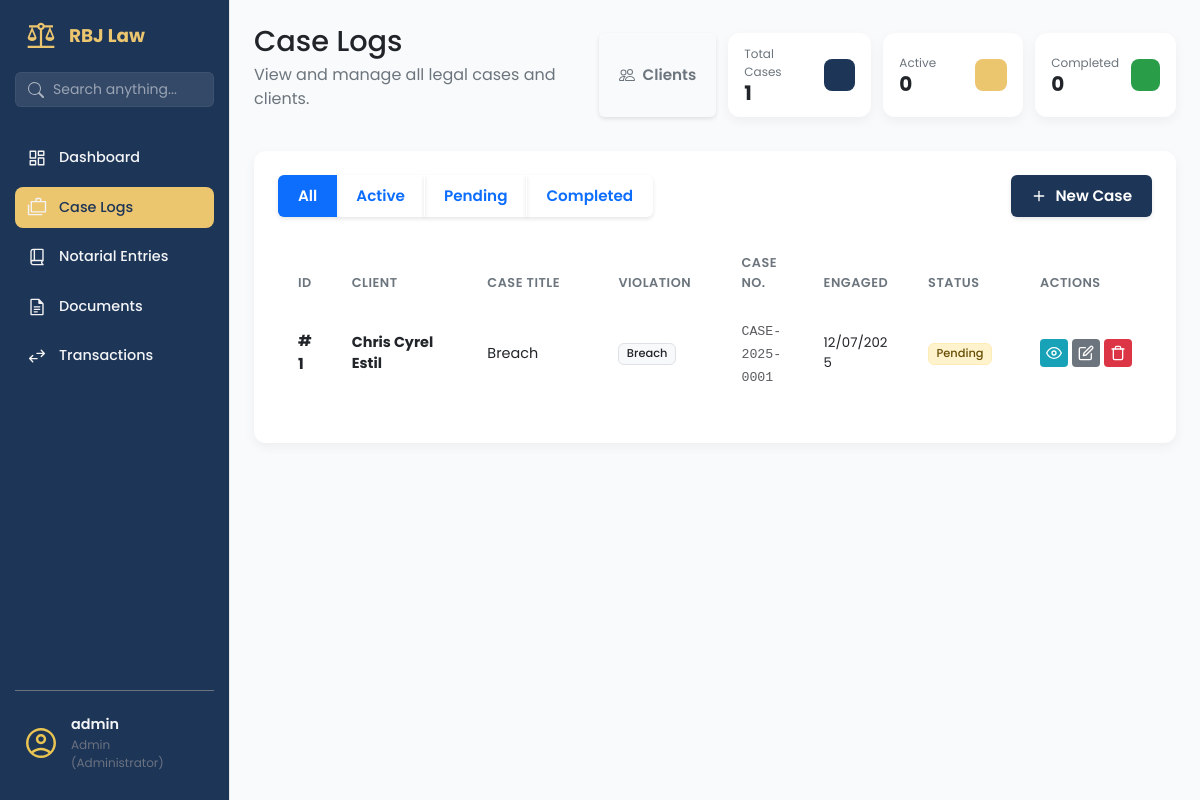
/cases/ (signed in), run on an earlier commit of the app's database.
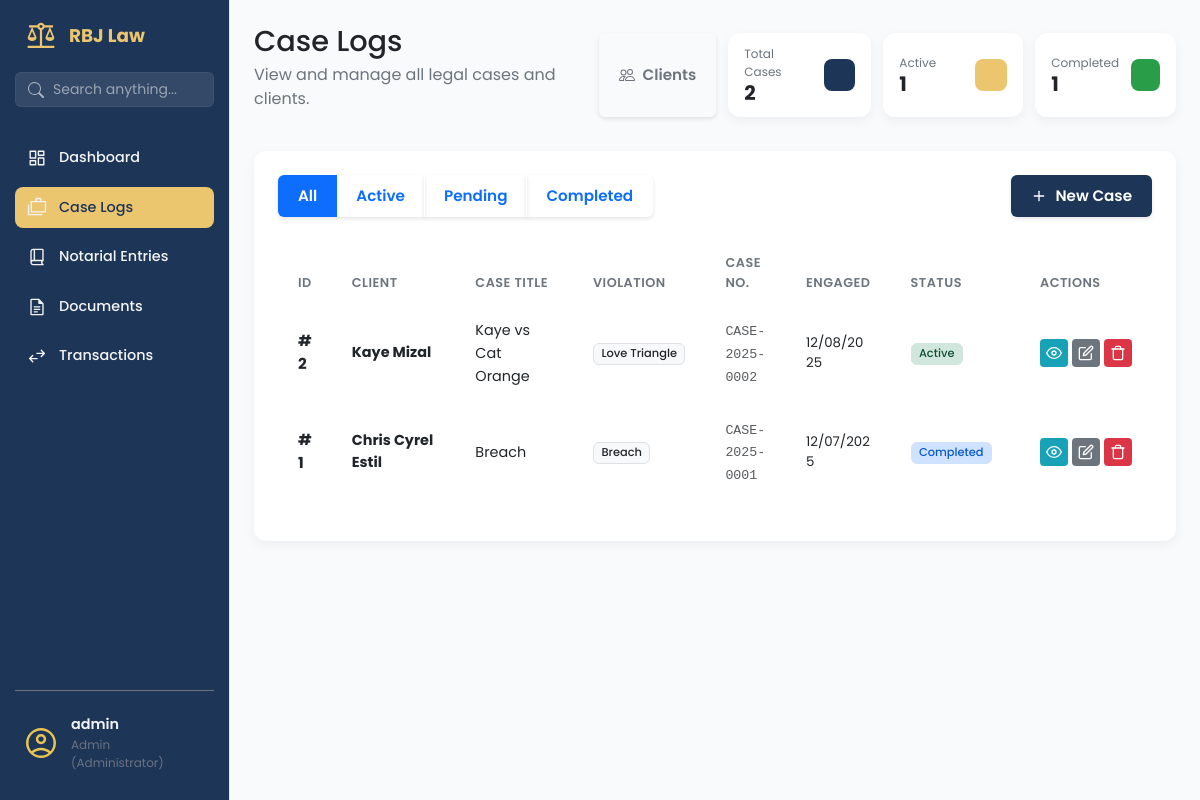
And on a later commit of the database.
### app/models/case_mdl.py (models this page shows, shortened)
class Case(db.Model):
    __tablename__ = 'cases'
    id = db.Column(db.Integer, primary_key=True)
    case_number = db.Column(db.String(100), unique=True, nullable=False)
    title = db.Column(db.String(255), nullable=False)
    case_category = db.Column(db.String(50), default='individual', nullable=False)  # 'individual' or 'corporate'
    case_type = db.Column(db.String(100), nullable=False)
    violation = db.Column(db.String(255), nullable=True)
    status = db.Column(db.String(50), default='active', nullable=False)
    engagement_date = db.Column(db.Date, nullable=False)
    filing_date = db.Column(db.Date, nullable=True)
    client_id = db.Column(db.Integer, db.ForeignKey('clients.id'), nullable=False)
    assigned_attorney_id = db.Column(db.Integer, db.ForeignKey('users.id'), nullable=True)
    created_at = db.Column(db.DateTime, default=datetime.utcnow)
    updated_at = db.Column(db.DateTime, default=datetime.utcnow, onupdate=datetime.utcnow)
    cause_of_action = db.Column(db.String(255), nullable=True)  # Add this field
    client = db.relationship('Client', backref='cases', lazy=True)
    assigned_attorney = db.relationship('User', backref='assigned_cases', lazy=True)
    schedules = db.relationship('Schedule', backref='case', lazy=True, cascade="all, delete-orphan", order_by="asc(Schedule.deadline)")

### app/models/client_mdl.py (models this page shows, shortened)
class Client(db.Model):
    __tablename__ = 'clients'
    id = db.Column(db.Integer, primary_key=True)
    client_first_name = db.Column(db.String(100), nullable=False)
    client_last_name = db.Column(db.String(100), nullable=False)
    client_address = db.Column(db.String(255), nullable=False)
    client_email = db.Column(db.String(120), nullable=False, unique=True)
    client_phone = db.Column(db.String(50))
    client_role = db.Column(db.String(50))
    notes = db.Column(db.Text)
    is_active = db.Column(db.Boolean, default=True, nullable=False)
    deleted_at = db.Column(db.DateTime, nullable=True)
    @property
    def full_name(self):
        return f"{self.client_first_name} {self.client_last_name}"

### app/routes/case_routes.py (the view)
@case_bp.route('/')
@admin_required
@login_required
def list_cases():
    status_filter = request.args.get('status', 'all')
    sort_by = request.args.get('sort_by', 'created_at')
    sort_order = request.args.get('sort_order', 'desc')
    valid_sort_columns = ['id', 'case_number', 'title', 'violation',
                         'engagement_date', 'filing_date', 'status',
                         'created_at', 'updated_at']
    if sort_by not in valid_sort_columns:
        sort_by = 'created_at'
    cases_query = Case.query
    if status_filter and status_filter != 'all':
        cases_query = cases_query.filter_by(status=status_filter)
    if sort_order == 'asc':
        cases_query = cases_query.order_by(asc(getattr(Case, sort_by)))
    else:
        cases_query = cases_query.order_by(desc(getattr(Case, sort_by)))
    cases = cases_query.all()
    total_cases = Case.query.count()
    active_count = Case.query.filter_by(status='active').count()
    completed_count = Case.query.filter_by(status='completed').count()
    pending_count = Case.query.filter_by(status='pending').count()
    return render_template('cases/list.html',
                         cases=cases,
                         total_cases=total_cases,
                         active_count=active_count,
                         completed_count=completed_count,
                         pending_count=pending_count,
                         current_status=status_filter,
                         sort_by=sort_by,
                         sort_order=sort_order)

### app/utils/permissions.py (called while the page is built)
def admin_required(f):
    @wraps(f)
    def decorated_function(*args, **kwargs):
        if not current_user.is_authenticated:
            flash('Please login to access this page.', 'error')
            return redirect(url_for('auth.login'))
        if not current_user.is_admin and current_user.role != 'admin':
            flash('Administrator access required.', 'error')
            return redirect(url_for('dashboard.dashboard_page'))
        return f(*args, **kwargs)
    return decorated_function

### app/templates/cases/list.html (shortened to what the changed rows need)
{% extends "base.html" %}
{% block content %}
<main class="dashboard-content">
    <header class="dashboard-header">
        <div>
            <h1>Case Logs </h1>
        </div>
        <div style="display: flex; justify-content: space-between; gap: 12px;">
            <div class="data-card data-card--sm">
                <div class="data-card__info">
                    <span class="data-card__title">Total Cases</span>
                    <span class="data-card__value">{{ total_cases }}</span>
                </div>
            </div>
            <div class="data-card data-card--sm">
                <div class="data-card__info">
                    <span class="data-card__title">Active</span>
                    <span class="data-card__value">{{ active_count }}</span>
                </div>
            </div>
            <div class="data-card data-card--sm">
                <div class="data-card__info">
                    <span class="data-card__title">Completed</span>
                    <span class="data-card__value">{{ completed_count }}</span>
                </div>
            </div>
        </div>
    </header>
    <section class="content-section">
        <div class="panel-card">
            <div class="table-wrapper">
                <table class="table" id="casesTable">
                    <colgroup>
                    </colgroup>
                    <thead>
                        <tr>
                            <th onclick="sortTable(0)" style="cursor: pointer;">ID</th>
                            <th onclick="sortTable(1)" style="cursor: pointer;">Client</th>
                            <th onclick="sortTable(2)" style="cursor: pointer;">Case Title</th>
                            <th onclick="sortTable(3)" style="cursor: pointer;">Violation</th>
                            <th onclick="sortTable(4)" style="cursor: pointer;">Case No.</th>
                            <th onclick="sortTable(5)" style="cursor: pointer;">Engaged</th>
                            <th onclick="sortTable(7)" style="cursor: pointer;">Status</th>
                            <th>Actions</th>
                        </tr>
                    </thead>
                    <tbody>
                        {% for case in cases %}
                        <tr class="document-row">
                            <td><strong>#{{ case.id }}</strong></td>
                            <td>
                                {% if case.client %}
                                <div class="d-flex flex-column">
                                    <span class="fw-bold text-dark" style="font-size: 0.9rem;">
                                        {{ case.client.full_name }}
                                    </span>
                                </div>
                                {% else %}
                                <span class="text-muted">No Client</span>
                                {% endif %}
                            </td>
                            <td>
                                <span class="text-dark" style="font-size: 0.9rem;">{{ case.title }}</span>
                            </td>
                            <td><span class="badge bg-light text-dark border">{{ case.violation or 'N/A' }}</span></td>
                            <td><code class="text-muted">{{ case.case_number }}</code></td>
                            <td>
                                <div class="small">{{ case.engagement_date.strftime('%m/%d/%Y') }}</div>
                            </td>
                            <td>
                                {% if case.status == 'active' %}
                                <span
                                    class="badge bg-success-subtle text-success border border-success-subtle me-2">Active</span>
                                {% elif case.status == 'completed' %}
                                <span
                                    class="badge bg-primary-subtle text-primary border border-primary-subtle me-2">Completed</span>
                                {% elif case.status == 'pending' %}
                                <span
                                    class="badge bg-warning-subtle text-warning border border-warning-subtle me-2">Pending</span>
                                {% else %}
                                <span
                                    class="badge bg-secondary-subtle text-secondary border border-secondary-subtle me-2">{{
                                    case.status|title }}</span>
                                {% endif %}
                            </td>
                            <td>
                                <div class="action-buttons">
                                    <a href="{{ url_for('case.view_case', case_id=case.id) }}"
                                        class="btn-action btn-action--info" title="View Details">
                                        <svg xmlns="http://www.w3.org/2000/svg" width="16" height="16"
                                            viewBox="0 0 24 24" fill="none" stroke="currentColor" stroke-width="2"
                                            stroke-linecap="round" stroke-linejoin="round">
                                            <path d="M1 12s4-8 11-8 11 8 11 8-4 8-11 8-11-8-11-8z"></path>
                                            <circle cx="12" cy="12" r="3"></circle>
                                        </svg>
                                    </a>
                                    <a href="{{ url_for('case.edit_case', case_id=case.id) }}"
                                        class="btn-action btn-action--secondary" title="Update Case">
                                    </a>
                                    <form method="POST" action="{{ url_for('case.delete_case', case_id=case.id) }}"
                                        style="display: inline;"
                                        onsubmit="return confirm('Are you sure you want to delete this case?');">
                                        <button type="submit" class="btn-action btn-action--danger" title="Delete">
                                        </button>
                                    </form>
                                </div>
                            </td>
                        </tr>
                        {% endfor %}
                    </tbody>
                </table>
            </div>
        </div>
    </section>
</main>
{% endblock %}

What changed in the data, as far as the page shows it:
added Case: id "2", client.full_name "Kaye Mizal", title "Kaye vs Cat Orange", violation "Love Triangle", case_number "CASE-2025-0002", engagement_date "12/08/2025", status "Active"
changed Case "Breach": status "Pending" → "Completed"
Also different on the page:
{{ total_cases }}: "1" → "2"
{{ active_count }}: "0" → "1"
{{ completed_count }}: "0" → "1"
